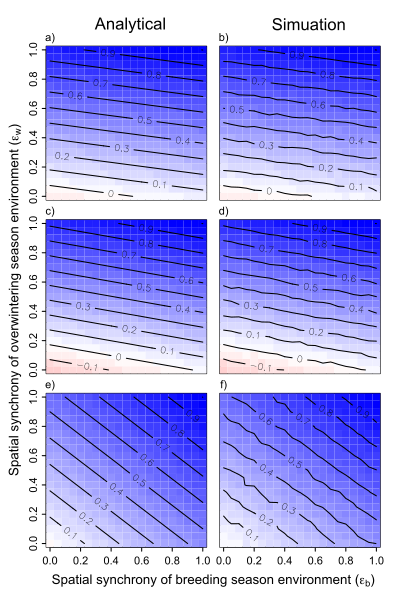

Recreate this plot in R.
rm(list=ls())

library(rootSolve)
library(mvtnorm)


## Set up simulation model ------------------------------------------------------------------------

## tmax is the length of the simulation; f0 is the fecundity rate at low density; kB is the
## saturation parameter during the breeding season; s0 is the overwintering survival rate at low density;
## kW is the saturation parameter during the overwintering season; cor.ebij is the spatial synchrony of
## breeding season environment; cor.ewij is the spatial synchrony of the overwintering environment;
## cor.ebew is the correlation between breeding and overwintering environments;
## sd.e is the standard deviation of the environmental noises; N0 are initial population abundances.

simmod_main<-function(tmax, f0, kB, s0, kW, cor.ebij, cor.ewij, cor.ebew,
                      sd.e, dfrac=0, N0=NULL, getBt=FALSE){

  
  if(exp(s0) > 1){
    stop("exp(s0) must be <= 1")
  }
  
  #create environmental noise time series
  sigma<-matrix(0, 4, 4)
  
  sigma[2,1] <- cor.ebij*(sd.e^2)
  sigma[3:4,1] <- cor.ebew*(sd.e^2)
  sigma[3:4,2] <- cor.ebew*(sd.e^2)
  sigma[4,3] <- cor.ewij*(sd.e^2)  
  sigma <- sigma+t(sigma)
  diag(sigma) <- rep(sd.e^2, 4)
  
  env <- rmvnorm(tmax,sigma=sigma)
  colnames(env) <- c("ebi","ebj","ewi","ewj")
  eb <- env[,1:2]
  ew <- env[,3:4]
  
  #if needed, create dispersal matrix
  if(dfrac > 0){
    dmat <- matrix(c(1-dfrac, dfrac, dfrac, 1-dfrac), 2, 2)
    
  }
  
 # if(is.null(N0)){
    N0 <- rnorm(2, min(c(kB, kW)), sd.e)
 # }
  
  Nt <- matrix(NA, tmax, 2)
  Nt[1,] <- N0
  
  if(getBt){
    Bt <- matrix(NA, tmax, 2)
  }
  
  mymin <- function(x){
    out <- rep(NA, length(x))
    for(ii in 1:length(x)){
      out[ii] <- min(c(x[ii]),1)
    }
    return(out)
  }
  
  for(tt in 2:tmax){
    fN <- exp(f0)*exp(-Nt[tt-1,]/kB)*exp(eb[tt,])
    Bt[tt,] <- fN*Nt[tt-1,]
    #sN <- mymin(exp(s0)*exp(-(Nt[tt-1,]*fN)/kW)*exp(ew[tt,]))
    sN <- mymin(exp(s0)*exp(-Bt[tt,]/kW)*exp(ew[tt,]))
    Nt[tt,] <- Nt[tt-1,]*fN*sN
    
    if(dfrac > 0){
      Nt[tt,] <- colSums(dmat*Nt[tt,])
    }
    
 #   if(getBt){
 #     Bt[tt,] <- Nt[tt-1,]*fN
 #  }
  }
  if(getBt){
    out <- list(Nt=Nt, Bt=Bt, env=env)
  }
  else{
    out <- list(Nt=Nt, env=env)
  }
  return(out)
}



##-------------------------------------------------------------------------------------------------
## Set up function for analytical solution

## parameter definitions as above.


analytical.solution<-function(f0, kB, s0, kW, cor.ebij, cor.ewij, cor.ebew, sd.e){
  
  #find equilibrium value of N; this is when rate = 0
  rate <- function(N){
    exp(f0)*exp(-N/kB) * exp(s0)*exp(-(N*exp(f0)*exp(-N/kB))/kW) - 1
  }
  
  Eq <- uniroot.all(rate, c(1, max(c(kB,kW))*1.5))
  
  #test stability of equilibrium
  eig <- vector()
  for (i in 1:length(Eq)){
    eig[i] <- sign (gradient(rate, Eq[i]))
  }
  
  if(!any(eig==-1)){
    stop("No stable equilibria between N=1 and N=1.5*max(kB, kW)")
  }
  
  Neq <- Eq[eig==-1] #take the stable equilibrium if multiple
  
  
  # #compute derivatives at N 
  g <- expression(Neq*exp(f0)*exp(-Neq/kB)*exp(eB)*exp(s0)*exp(-(Neq*exp(f0)*exp(-Neq/kB)*exp(eB))/kW)*exp(eW))
  dgdeb <- D(g, 'eB')
  dgdew <- D(g, 'eW')
  eB <- eW <- 0
  PB <- as.numeric(eval(dgdeb))
  PW <- as.numeric(eval(dgdew))
  
  #convert between correlation/sd and covariance/variance
  cov.ebij <- cor.ebij*(sd.e^2)
  cov.ewij <- cor.ewij*(sd.e^2)
  cov.ebew <- cor.ebew*(sd.e^2)
  var.e <- sd.e^2
  
  # this is equation 26 from Dan's math document
  return((PB^2*cov.ebij + PW^2*cov.ewij + 2*PB*PW*cov.ebew)/(PB^2*var.e + PW^2*var.e + 2*PB*PW*cov.ebew))
  
}

## single scenario run example --------------------------------------------------------------------
# define parameters and run 

###
# parameters across runs
tmax = 2000
burn = 1000
cor.ebij = seq(0, 1, .05)
cor.ewij = seq(0, 1, .05)
replicates <- 25  # change to 25 for final run

## multiple scenario run 1 --------------------------------------------------------------------
# define parameters and run 
f0 = 1.05
kB = 50
s0 = -0.2
kW = 40
cor.ebew = -.1
sd.e = 0.02
dfrac = 0

results.a <- matrix(NA, nrow=length(cor.ebij), ncol=length(cor.ewij))
simresults.a <- matrix(NA, nrow=length(cor.ebij), ncol=length(cor.ewij))

for(xx in 1:length(cor.ebij)) {
  for(yy in 1:length(cor.ewij)) {
    temp <- rep(NA, replicates)
    for(zz in 1:replicates) {
      linear.test<-simmod_main(tmax, f0, kB, s0, kW, cor.ebij[xx], cor.ewij[yy], cor.ebew, sd.e, dfrac, getBt=TRUE)
      #plot(linear.test$Nt[,1])
      cor_results <- cor(linear.test$Nt[-c(1:burn),])
      temp[zz] <- cor_results[2,1]
    }
    simresults.a[xx,yy] <- mean(temp)
  }
  print(xx)
}


for(xx in 1:length(cor.ebij)) {
  for(yy in 1:length(cor.ewij)) {
    results.a[xx,yy] <- analytical.solution(f0, kB, s0, kW, cor.ebij[xx], cor.ewij[yy], cor.ebew, sd.e)
  }
}

#max(results-simresults)
#min(results-simresults)

## multiple scenario run 2 --------------------------------------------------------------------
# define parameters and run 

f0 = 1.6
kB = 100
s0 = 0
kW = 50
cor.ebew = 0.2
sd.e = 0.01
dfrac = 0

results.b <- matrix(NA, nrow=length(cor.ebij), ncol=length(cor.ewij))
simresults.b <- matrix(NA, nrow=length(cor.ebij), ncol=length(cor.ewij))

for(xx in 1:length(cor.ebij)) {
  for(yy in 1:length(cor.ewij)) {
    temp <- rep(NA, replicates)
    for(zz in 1:replicates) {
      linear.test<-simmod_main(tmax, f0, kB, s0, kW, cor.ebij[xx], cor.ewij[yy], cor.ebew, sd.e, dfrac, getBt=TRUE)
      #plot(linear.test$Nt[,1])
      cor_results <- cor(linear.test$Nt[-c(1:burn),])
      temp[zz] <- cor_results[2,1]
    }
    simresults.b[xx,yy] <- mean(temp)
  }
  print(xx)
}


for(xx in 1:length(cor.ebij)) {
  for(yy in 1:length(cor.ewij)) {
    results.b[xx,yy] <- analytical.solution(f0, kB, s0, kW, cor.ebij[xx], cor.ewij[yy], cor.ebew, sd.e)
  }
}

## multiple scenario run --------------------------------------------------------------------
# define parameters and run 

f0 = 2.2
kB = 100
s0 = -0.1
kW = 80
cor.ebew = 0
sd.e = 0.1
dfrac = 0

results.c <- matrix(NA, nrow=length(cor.ebij), ncol=length(cor.ewij))
simresults.c <- matrix(NA, nrow=length(cor.ebij), ncol=length(cor.ewij))

for(xx in 1:length(cor.ebij)) {
  for(yy in 1:length(cor.ewij)) {
    temp <- rep(NA, replicates)
    for(zz in 1:replicates) {
      linear.test<-simmod_main(tmax, f0, kB, s0, kW, cor.ebij[xx], cor.ewij[yy], cor.ebew, sd.e, dfrac, getBt=TRUE)
      #plot(linear.test$Nt[,1])
      cor_results <- cor(linear.test$Nt[-c(1:burn),])
      temp[zz] <- cor_results[2,1]
    }
    simresults.c[xx,yy] <- mean(temp)
  }
  print(xx)
}


for(xx in 1:length(cor.ebij)) {
  for(yy in 1:length(cor.ewij)) {
    results.c[xx,yy] <- analytical.solution(f0, kB, s0, kW, cor.ebij[xx], cor.ewij[yy], cor.ebew, sd.e)
  }
}


### Plotting

quartz(height=6, width=4)
pal<-colorRampPalette(colors=c("red","white","blue"))
par(mfrow=c(3,2), mar=c(1,.5,.5,.5), mgp=c(2.7,0.5,0), tcl=-0.3, oma=c(3,3,3,1))
# sim 1
# analytical
image(cor.ebij, cor.ewij, results.a, zlim=c(-1,1), col=pal(50),
      xlab="", ylab="", xaxt="n", cex=1.25)
contour(cor.ebij, cor.ewij, results.a, add=T)
text(0.0,1.08,"a)", xpd=NA)

#simulation
image(cor.ebij, cor.ewij, simresults.a, zlim=c(-1,1), col=pal(50),
      xlab="", ylab="", cex=1.25, xaxt="n", yaxt="n")
contour(cor.ebij, cor.ewij, simresults.a, add=T)
text(0.0,1.08,"b)", xpd=NA)

# difference
#image(cor.ebij, cor.ewij, results.a-simresults.a, zlim=c(-1,1), col=pal(50),
#      xlab=expression(epsilon[b]), ylab=expression(epsilon[w]), cex=1.25)
#contour(cor.ebij, cor.ewij, results.a-simresults.a, add=T)

# sim 2
# analytical
image(cor.ebij, cor.ewij, results.b, zlim=c(-1,1), col=pal(50),
      xlab="", ylab="", xaxt="n", cex=1.25)
contour(cor.ebij, cor.ewij, results.b, add=T)
text(0.0,1.08,"c)", xpd=NA)

#simulation
image(cor.ebij, cor.ewij, simresults.b, zlim=c(-1,1), col=pal(50),
      xlab="", ylab="", xaxt="n", yaxt="n", cex=1.25)
contour(cor.ebij, cor.ewij, simresults.b, add=T)
text(0.0,1.08,"d)", xpd=NA)

# difference
#image(cor.ebij, cor.ewij, results.b-simresults.b, zlim=c(-1,1), col=pal(50),
#      xlab=expression(epsilon[b]), ylab=expression(epsilon[w]), cex=1.25)
#contour(cor.ebij, cor.ewij, results.b-simresults.b, add=T)

# sim 3
# analytical
image(cor.ebij, cor.ewij, results.c, zlim=c(-1,1), col=pal(50),
      xlab="", ylab="", cex=1.25)
contour(cor.ebij, cor.ewij, results.c, add=T)
text(0.0,1.08,"e)", xpd=NA)

#simulation
image(cor.ebij, cor.ewij, simresults.c, zlim=c(-1,1), col=pal(50),
      xlab="", ylab="", yaxt="n", cex=1.25)
contour(cor.ebij, cor.ewij, simresults.c, add=T)
text(0.0,1.08,"f)", xpd=NA)

# difference
#image(cor.ebij, cor.ewij, results.c-simresults.c, zlim=c(-1,1), col=pal(50),
#      xlab=expression(epsilon[b]), ylab=expression(epsilon[w]), cex=1.25)
#contour(cor.ebij, cor.ewij, results.c-simresults.c, add=T)

mtext(expression(paste("Spatial synchrony of breeding season environment (", epsilon[b], ")")), 
      1, outer=T,cex=0.8, line=1.2)
mtext(expression(paste("Spatial synchrony of overwintering season environment (", epsilon[w], ")")),
      2,outer=T,cex=0.8, line=1.2)
mtext(expression(paste("Analytical")), 3, outer=T, cex=1, line=.3, adj=.2)
mtext(expression(paste("Simuation")), 3, outer=T,cex=1, line=.5, adj=.85)
